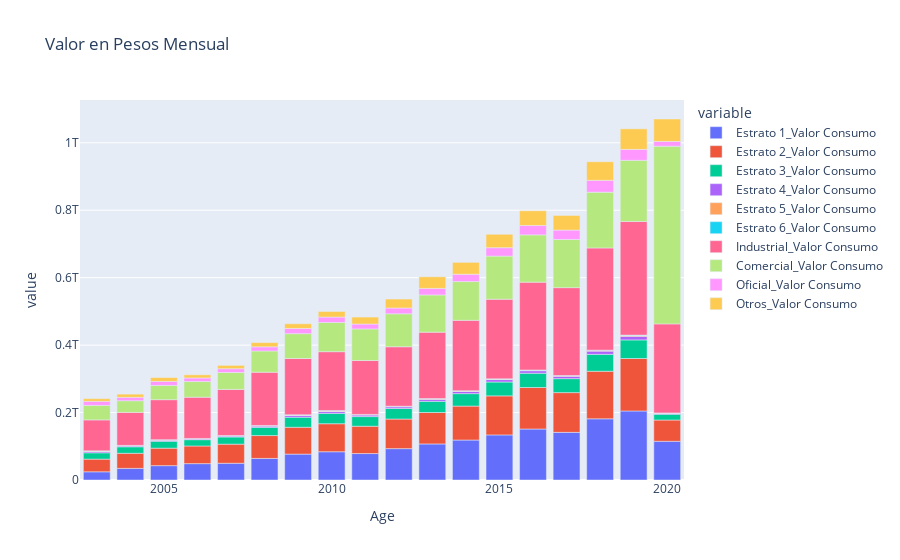

The code cell stored with this chart in its notebook:
### Code cell
grafica_0= GraficoBarra(FinalM,ClasesValor,['Age'],"Valor en Pesos Mensual")
grafica_0

### Figure 1 — Plotly figure (JSON) as saved in the notebook; plotly's stock layout.template omitted (floating-point values rounded to 4 significant figures)
{"data": [{"alignmentgroup": "True", "hovertemplate": "variable=Estrato 1_Valor Consumo<br>Age=%{x}<br>value=%{y}<extra></extra>", "legendgroup": "Estrato 1_Valor Consumo", "marker": {"color": "#636efa"}, "name": "Estrato 1_Valor Consumo", "offsetgroup": "Estrato 1_Valor Consumo", "orientation": "v", "showlegend": true, "textposition": "auto", "type": "bar", "x": [2003, 2004, 2005, 2006, 2007, 2008, 2009, 2010, 2011, 2012, 2013, 2014, 2015, 2016, 2017, 2018, 2019, 2020], "xaxis": "x", "y": [24320000000.0, 34490000000.0, 42540000000.0, 48540000000.0, 49660000000.0, 64000000000.0, 76800000000.0, 83800000000.0, 78410000000.0, 93000000000.0, 106900000000.0, 118500000000.0, 133800000000.0, 151200000000.0, 141200000000.0, 181500000000.0, 204700000000.0, 114800000000.0], "yaxis": "y"}, {"alignmentgroup": "True", "hovertemplate": "variable=Estrato 2_Valor Consumo<br>Age=%{x}<br>value=%{y}<extra></extra>", "legendgroup": "Estrato 2_Valor Consumo", "marker": {"color": "#EF553B"}, "name": "Estrato 2_Valor Consumo", "offsetgroup": "Estrato 2_Valor Consumo", "orientation": "v", "showlegend": true, "textposition": "auto", "type": "bar", "x": [2003, 2004, 2005, 2006, 2007, 2008, 2009, 2010, 2011, 2012, 2013, 2014, 2015, 2016, 2017, 2018, 2019, 2020], "xaxis": "x", "y": [37610000000.0, 44770000000.0, 51890000000.0, 52360000000.0, 56630000000.0, 67780000000.0, 79600000000.0, 83110000000.0, 81070000000.0, 87790000000.0, 93280000000.0, 100700000000.0, 115700000000.0, 123100000000.0, 117900000000.0, 141100000000.0, 155700000000.0, 63080000000.0], "yaxis": "y"}, {"alignmentgroup": "True", "hovertemplate": "variable=Estrato 3_Valor Consumo<br>Age=%{x}<br>value=%{y}<extra></extra>", "legendgroup": "Estrato 3_Valor Consumo", "marker": {"color": "#00cc96"}, "name": "Estrato 3_Valor Consumo", "offsetgroup": "Estrato 3_Valor Consumo", "orientation": "v", "showlegend": true, "textposition": "auto", "type": "bar", "x": [2003, 2004, 2005, 2006, 2007, 2008, 2009, 2010, 2011, 2012, 2013, 2014, 2015, 2016, 2017, 2018, 2019, 2020], "xaxis": "x", "y": [18710000000.0, 19230000000.0, 20450000000.0, 18740000000.0, 21270000000.0, 24340000000.0, 29760000000.0, 30540000000.0, 28600000000.0, 31200000000.0, 33220000000.0, 36840000000.0, 41130000000.0, 42260000000.0, 41340000000.0, 50130000000.0, 55090000000.0, 17090000000.0], "yaxis": "y"}, {"alignmentgroup": "True", "hovertemplate": "variable=Estrato 4_Valor Consumo<br>Age=%{x}<br>value=%{y}<extra></extra>", "legendgroup": "Estrato 4_Valor Consumo", "marker": {"color": "#ab63fa"}, "name": "Estrato 4_Valor Consumo", "offsetgroup": "Estrato 4_Valor Consumo", "orientation": "v", "showlegend": true, "textposition": "auto", "type": "bar", "x": [2003, 2004, 2005, 2006, 2007, 2008, 2009, 2010, 2011, 2012, 2013, 2014, 2015, 2016, 2017, 2018, 2019, 2020], "xaxis": "x", "y": [3751000000.0, 2872000000.0, 3318000000.0, 2373000000.0, 2922000000.0, 3832000000.0, 5170000000.0, 5499000000.0, 4716000000.0, 4979000000.0, 5988000000.0, 6612000000.0, 7217000000.0, 7419000000.0, 7119000000.0, 9498000000.0, 10570000000.0, 2886000000.0], "yaxis": "y"}, {"alignmentgroup": "True", "hovertemplate": "variable=Estrato 5_Valor Consumo<br>Age=%{x}<br>value=%{y}<extra></extra>", "legendgroup": "Estrato 5_Valor Consumo", "marker": {"color": "#FFA15A"}, "name": "Estrato 5_Valor Consumo", "offsetgroup": "Estrato 5_Valor Consumo", "orientation": "v", "showlegend": true, "textposition": "auto", "type": "bar", "x": [2003, 2004, 2005, 2006, 2007, 2008, 2009, 2010, 2011, 2012, 2013, 2014, 2015, 2016, 2017, 2018, 2019, 2020], "xaxis": "x", "y": [1328000000.0, 514000000.0, 735700000.0, 555800000.0, 644900000.0, 944900000.0, 1275000000.0, 1618000000.0, 968300000.0, 1180000000.0, 1239000000.0, 1337000000.0, 1453000000.0, 1445000000.0, 1407000000.0, 1970000000.0, 2779000000.0, 743700000.0], "yaxis": "y"}, {"alignmentgroup": "True", "hovertemplate": "variable=Estrato 6_Valor Consumo<br>Age=%{x}<br>value=%{y}<extra></extra>", "legendgroup": "Estrato 6_Valor Consumo", "marker": {"color": "#19d3f3"}, "name": "Estrato 6_Valor Consumo", "offsetgroup": "Estrato 6_Valor Consumo", "orientation": "v", "showlegend": true, "textposition": "auto", "type": "bar", "x": [2003, 2004, 2005, 2006, 2007, 2008, 2009, 2010, 2011, 2012, 2013, 2014, 2015, 2016, 2017, 2018, 2019, 2020], "xaxis": "x", "y": [823400000.0, 685100000.0, 767100000.0, 701700000.0, 694700000.0, 807100000.0, 803100000.0, 1312000000.0, 656600000.0, 645700000.0, 844700000.0, 833000000.0, 751300000.0, 798000000.0, 778200000.0, 922800000.0, 922000000.0, 443500000.0], "yaxis": "y"}, {"alignmentgroup": "True", "hovertemplate": "variable=Industrial_Valor Consumo<br>Age=%{x}<br>value=%{y}<extra></extra>", "legendgroup": "Industrial_Valor Consumo", "marker": {"color": "#FF6692"}, "name": "Industrial_Valor Consumo", "offsetgroup": "Industrial_Valor Consumo", "orientation": "v", "showlegend": true, "textposition": "auto", "type": "bar", "x": [2003, 2004, 2005, 2006, 2007, 2008, 2009, 2010, 2011, 2012, 2013, 2014, 2015, 2016, 2017, 2018, 2019, 2020], "xaxis": "x", "y": [91680000000.0, 97940000000.0, 118500000000.0, 122300000000.0, 136800000000.0, 157900000000.0, 166900000000.0, 174600000000.0, 159900000000.0, 176300000000.0, 196900000000.0, 208600000000.0, 236100000000.0, 260500000000.0, 260700000000.0, 303100000000.0, 336900000000.0, 263900000000.0], "yaxis": "y"}, {"alignmentgroup": "True", "hovertemplate": "variable=Comercial_Valor Consumo<br>Age=%{x}<br>value=%{y}<extra></extra>", "legendgroup": "Comercial_Valor Consumo", "marker": {"color": "#B6E880"}, "name": "Comercial_Valor Consumo", "offsetgroup": "Comercial_Valor Consumo", "orientation": "v", "showlegend": true, "textposition": "auto", "type": "bar", "x": [2003, 2004, 2005, 2006, 2007, 2008, 2009, 2010, 2011, 2012, 2013, 2014, 2015, 2016, 2017, 2018, 2019, 2020], "xaxis": "x", "y": [42990000000.0, 34520000000.0, 42230000000.0, 46440000000.0, 50320000000.0, 63020000000.0, 73650000000.0, 86600000000.0, 93570000000.0, 97870000000.0, 110400000000.0, 115100000000.0, 127900000000.0, 140100000000.0, 142900000000.0, 165400000000.0, 181600000000.0, 526800000000.0], "yaxis": "y"}, {"alignmentgroup": "True", "hovertemplate": "variable=Oficial_Valor Consumo<br>Age=%{x}<br>value=%{y}<extra></extra>", "legendgroup": "Oficial_Valor Consumo", "marker": {"color": "#FF97FF"}, "name": "Oficial_Valor Consumo", "offsetgroup": "Oficial_Valor Consumo", "orientation": "v", "showlegend": true, "textposition": "auto", "type": "bar", "x": [2003, 2004, 2005, 2006, 2007, 2008, 2009, 2010, 2011, 2012, 2013, 2014, 2015, 2016, 2017, 2018, 2019, 2020], "xaxis": "x", "y": [12100000000.0, 10120000000.0, 12010000000.0, 10630000000.0, 11050000000.0, 12300000000.0, 15360000000.0, 16130000000.0, 14680000000.0, 17100000000.0, 19380000000.0, 21630000000.0, 24910000000.0, 27940000000.0, 27840000000.0, 34940000000.0, 32340000000.0, 14250000000.0], "yaxis": "y"}, {"alignmentgroup": "True", "hovertemplate": "variable=Otros_Valor Consumo<br>Age=%{x}<br>value=%{y}<extra></extra>", "legendgroup": "Otros_Valor Consumo", "marker": {"color": "#FECB52"}, "name": "Otros_Valor Consumo", "offsetgroup": "Otros_Valor Consumo", "orientation": "v", "showlegend": true, "textposition": "auto", "type": "bar", "x": [2003, 2004, 2005, 2006, 2007, 2008, 2009, 2010, 2011, 2012, 2013, 2014, 2015, 2016, 2017, 2018, 2019, 2020], "xaxis": "x", "y": [7950000000.0, 9421000000.0, 11340000000.0, 9287000000.0, 9901000000.0, 12600000000.0, 14060000000.0, 16490000000.0, 20610000000.0, 26500000000.0, 34460000000.0, 35200000000.0, 39720000000.0, 43490000000.0, 43370000000.0, 55300000000.0, 60980000000.0, 66530000000.0], "yaxis": "y"}], "layout": {"barmode": "relative", "legend": {"title": {"text": "variable"}, "tracegroupgap": 0}, "title": {"text": "Valor en Pesos Mensual"}, "xaxis": {"anchor": "y", "domain": [0, 1], "title": {"text": "Age"}}, "yaxis": {"anchor": "x", "domain": [0, 1], "title": {"text": "value"}}}}
